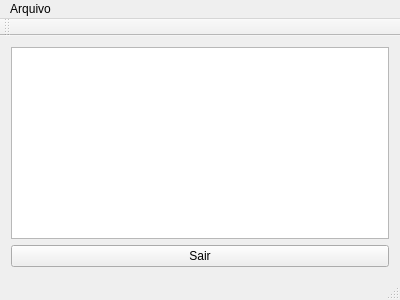
<?xml version="1.0" encoding="UTF-8"?>
<ui version="4.0">
 <class>MainWindow</class>
 <widget class="QMainWindow" name="MainWindow">
  <property name="geometry">
   <rect>
    <x>0</x>
    <y>0</y>
    <width>400</width>
    <height>300</height>
   </rect>
  </property>
  <property name="windowTitle">
   <string>MainWindow</string>
  </property>
  <widget class="QWidget" name="centralWidget">
   <layout class="QVBoxLayout" name="verticalLayout">
    <item>
     <widget class="QTextEdit" name="editor"/>
    </item>
    <item>
     <widget class="QPushButton" name="SairButton">
      <property name="text">
       <string>Sair</string>
      </property>
     </widget>
    </item>
   </layout>
  </widget>
  <widget class="QToolBar" name="mainToolBar">
   <attribute name="toolBarArea">
    <enum>TopToolBarArea</enum>
   </attribute>
   <attribute name="toolBarBreak">
    <bool>false</bool>
   </attribute>
  </widget>
  <widget class="QStatusBar" name="statusBar"/>
  <widget class="QMenuBar" name="menuBar">
   <property name="geometry">
    <rect>
     <x>0</x>
     <y>0</y>
     <width>400</width>
     <height>21</height>
    </rect>
   </property>
   <widget class="QMenu" name="menuArquivo">
    <property name="title">
     <string>Arquivo</string>
    </property>
    <addaction name="actionSalvar"/>
    <addaction name="separator"/>
    <addaction name="actionSair"/>
   </widget>
   <addaction name="menuArquivo"/>
  </widget>
  <action name="actionSalvar">
   <property name="text">
    <string>Salvar</string>
   </property>
  </action>
  <action name="actionSair">
   <property name="text">
    <string>Sair</string>
   </property>
  </action>
 </widget>
 <layoutdefault spacing="6" margin="11"/>
 <resources/>
 <connections/>
</ui>
